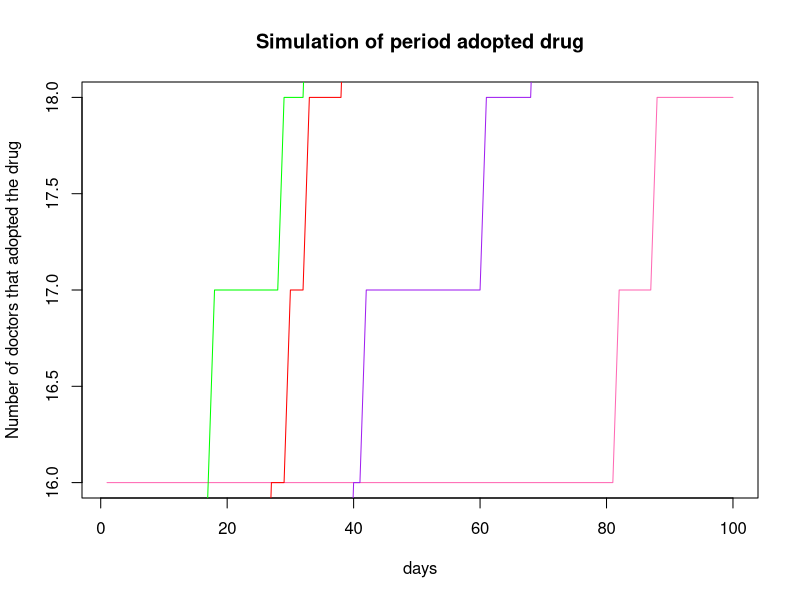

Source code (R):
# Homework 6
# Stat 133, Lec 2, Spring 2015
# Due : Friday March 20th by 5 pm

# Review the slides on simulations for this assignment.

# Consider the following model on use of a new drug:
# We have a population of doctors, population size : <n.doctors>
# Every doctor has either adopted the use of a new drug, or not (0/1 status)
# Now write a function that runs a simulation for a period of :
# <n.days> where
# - every day exactly two _random_ doctors meet
# - if one has adopted but the other one has not then the
#   holdout adopts the use of the drug with probability p
# Return a matrix that shows for each day which doctors have adopted
# the use of the drug.

# Input varibles are
# <n.days> : the number of days the simulation should be run for
# <n.doctors> : total number of doctors 
# <initial.doctors> : a 0/1 vector of length <n.doctors>, 1 for adopters
# <p> : the probability that the non-adopter adopts the drug.

# Ouput variable
# <has_adopted> : matrix with <n.doctors> rows and <n.days> columns
#                 i.e. one row for each doctor
#                 the entries are 0 for days where the doctor is a
#                 non-adopter, else 1 (so once a row turns to 1 it stays as 1).

sim.doctors <- function(initial.doctors, n.doctors, n.days, p){

  # Set up the output variable, define it as a matrix then use initial.doctors
  # to set the first column (day)
  has_adopted <- matrix(, nrow = n.doctors, ncol = n.days)
  has_adopted[, 1] <- initial.doctors
  
  # Run a simulation for <n.days> (use a for loop).  In the loop:
  # 1) pick two random doctors
  # 2) check if one has adopted the other hasn't
  # 3) convert the non-adopter with probability p
  for (i in 2:n.days){
    doctor <- sample(1:n.doctors, 2)
    if ((has_adopted[doctor[1], i-1] == 1) && (has_adopted[doctor[2], i-1] == 0)){
      result <- has_adopted[,i-1]
      result[doctor[2]] <- sample(c(0,1), 1, replace=T, c(1-p, p))
      has_adopted[, i] <- result
    } else if ((has_adopted[doctor[2], i-1] == 1) && (has_adopted[doctor[1], i-1] == 0)){
      result <- has_adopted[,i-1]
      result[doctor[1]] <- sample(c(0,1), 1, replace=T, c(1-p, p))
      has_adopted[, i] <- result
    } else{
      has_adopted[, i] <- has_adopted[, i-1]
    }
  }

  # return the output
  return(has_adopted)

}

# When you test your function you have to generate <initial.doctors> and
# pick values for the other input parameters.

set.seed(42)
# Generate a value for <initial.doctors> that has 10% 1s and 90% 0s.
# Run your function for at least 5 different values of <p> and plot
# on x-axis: days,
# on y-axis : the number of doctors that have already adopted the drug, on that day
# Put all 5 lines in one figure (e.g. use first plot() then lines() for the subsequent lines)

p1 = sim.doctors(sample(c(0,1), 100, c(0.9, 0.1), replace = T), 100, 100, 0.1)
p2 = sim.doctors(sample(c(0,1), 100, c(0.9, 0.1), replace = T), 100, 100, 0.2)
p3 = sim.doctors(sample(c(0,1), 100, c(0.9, 0.1), replace = T), 100, 100, 0.4)
p4 = sim.doctors(sample(c(0,1), 100, c(0.9, 0.1), replace = T), 100, 100, 0.6)
p5 = sim.doctors(sample(c(0,1), 100, c(0.9, 0.1), replace = T), 100, 100, 0.8)
plot(x=1:ncol(p1), y=apply(p1, 2, sum), type ="l", xlab="days", 
     ylab = "Number of doctors that adopted the drug",
     main = "Simulation of period adopted drug", col='hotpink')
lines(x=1:ncol(p2), y = apply(p2, 2, sum), col="blue")
lines(x=1:ncol(p3), y = apply(p3, 2, sum), col="purple")
lines(x=1:ncol(p4), y = apply(p4, 2, sum), col="red")
lines(x=1:ncol(p5), y = apply(p5, 2, sum), col="green")
